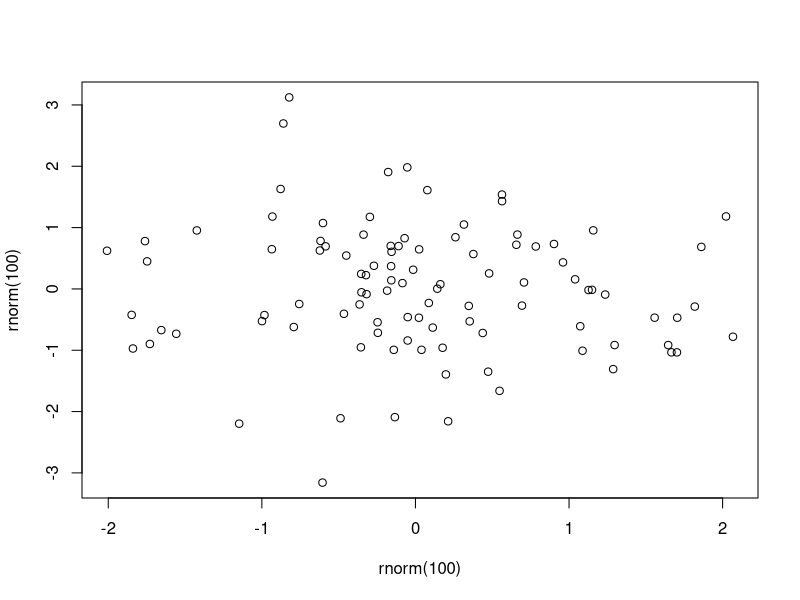

Here is the R script that generated this plot:
## ---- chunk 1
knitr::opts_chunk$set(echo = TRUE)
## ---- chunk 2
plot(rnorm(100), rnorm(100))
